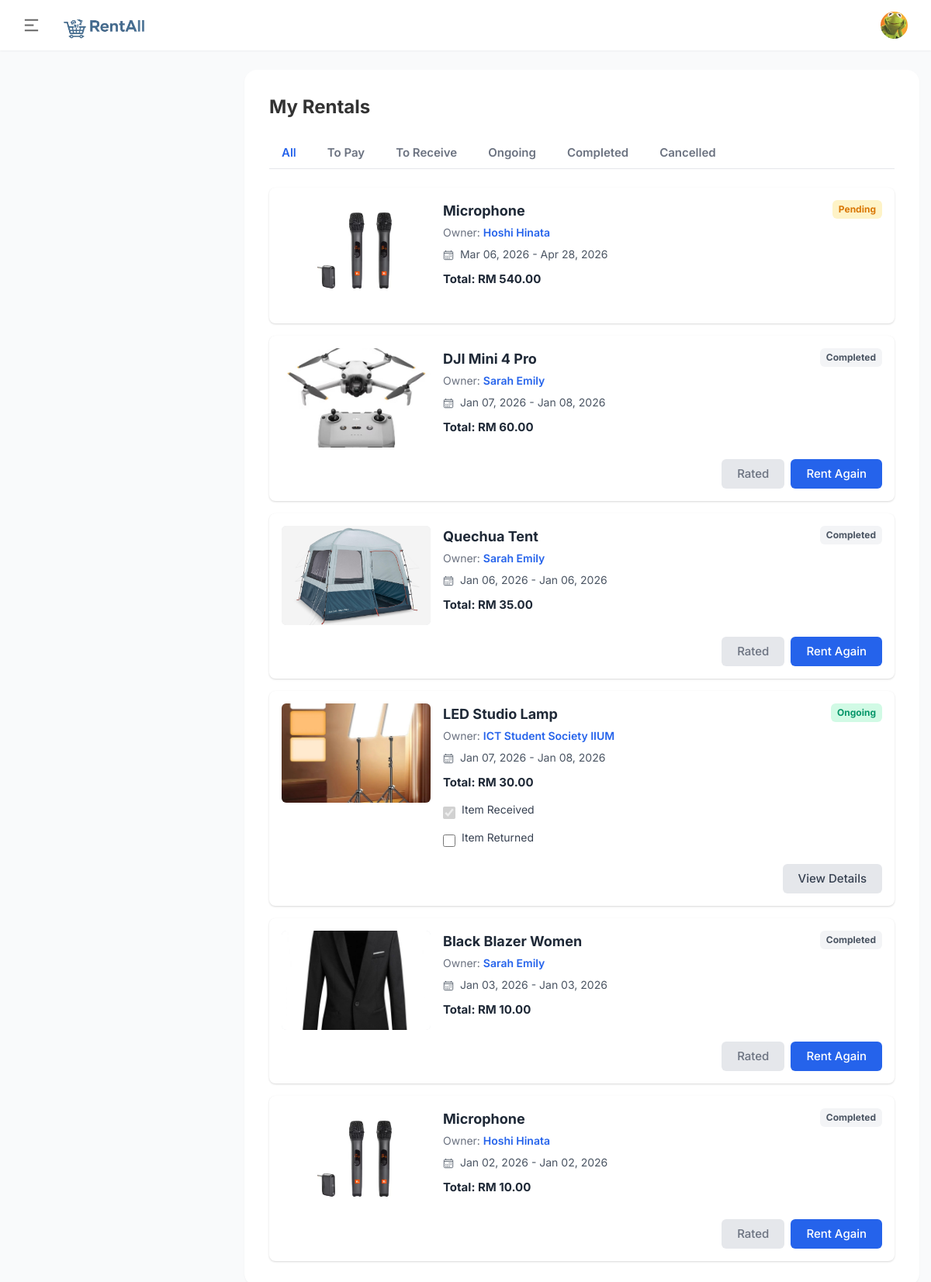
/my-rental/ (signed in), run on the app's committed database.
### userauths/models.py (models this page shows, shortened)
class User(AbstractUser):
    full_name = models.CharField(max_length=200) #charfield tak leh ambik byk words
    username = models.CharField(max_length=50)
    email = models.EmailField(unique=True, validators=[validate_iium_email])
    phone = models.CharField(max_length=200)
    gender = models.CharField(max_length=100, choices=GENDER, default="male")
    otp = models.CharField(max_length=10, null=True, blank=True)
    USERNAME_FIELD = 'email'
    REQUIRED_FIELDS = ['username']

class Profile(models.Model):
    pid = ShortUUIDField(length=7, max_length=25, alphabet='abcdefghijklmnopqrstuvwxyz')
    user = models.OneToOneField(User,on_delete=models.CASCADE) #1 user = 1 profile only, cascade - delete profile auto delete evrything in user
    cover_image = models.ImageField(upload_to=user_directory_path, blank=True, null=True, default="cover.jpg")
    image = models.ImageField(upload_to=user_directory_path, blank=True, null=True, default="default.jpg")
    full_name = models.CharField(max_length=200, null=True, blank=True) #charfield tak leh ambik byk words
    phone = models.CharField(max_length=200, null=True, blank=True)
    gender = models.CharField(max_length=100, choices=GENDER, default="male")
    bio = models.CharField(max_length=200, null=True, blank=True)
    about_me = models.TextField(null=True, blank=True)
    whatsapp = models.CharField(max_length=200, null=True, blank=True)
    instagram = models.CharField(max_length=200, null=True, blank=True)
    verified = models.BooleanField(default=False)
    followers = models.ManyToManyField(User, blank=True, related_name="followers")
    following = models.ManyToManyField(User, blank=True, related_name="following")
    friends = models.ManyToManyField(User, blank=True, related_name="friends")
    blocked = models.ManyToManyField(User, blank=True, related_name="blocked")
    date = models.DateTimeField(auto_now_add=True)
    slug = models.SlugField(unique=True, blank=True, null=True) #must be true so 2 profiles xboleh ada same slug
    def create_user_profile(sender, instance, created, **kwargs):
        if created:
            Profile.objects.create(user=instance)
    def save_user_profile(sender, instance, **Kwargs):
        instance.profile.save()
    post_save.connect(create_user_profile, sender=User)
    post_save.connect(save_user_profile, sender=User)

### core/models.py (models this page shows, shortened)
class RentalRequest(models.Model):
    rr_id = ShortUUIDField(length=7, max_length=25, alphabet='abcdefghijklmnopqrstuvwxyz')
    owner = models.ForeignKey(User, on_delete=models.CASCADE, related_name="owned_rental_requests")
    product = models.ForeignKey(Product, on_delete=models.CASCADE, related_name="rental_requests")
    renter = models.ForeignKey(User, on_delete=models.CASCADE, related_name="rental_requests")
    start_date = models.DateField()
    end_date = models.DateField()
    total_days = models.PositiveIntegerField()
    total_price = models.DecimalField(max_digits=10, decimal_places=2)
    status = models.CharField(max_length=20, choices=RENTAL_STATUS, default="Pending")
    handed_over = models.BooleanField(default=False)
    received = models.BooleanField(default=False)
    returned_confirmed = models.BooleanField(default=False)
    returned = models.BooleanField(default=False)
    paid_at = models.DateTimeField(null=True, blank=True)
    approved_at = models.DateTimeField(null=True, blank=True)
    date = models.DateTimeField(auto_now_add=True)
    class Meta:
        verbose_name_plural = 'Rental Requests'

class Product(models.Model):
    user = models.ForeignKey(User, on_delete=models.CASCADE)
    title = models.CharField(max_length=100)
    image = models.ImageField(upload_to=user_directory_path)
    description = models.TextField(null=True, blank=True)
    daily_rate = models.DecimalField(max_digits=10, decimal_places=2)
    location = models.CharField(max_length=100, null=True, blank=True)
    status = models.CharField(max_length=20, choices=AVAILABILITY, default="available")
    pid = ShortUUIDField(length=7, max_length=25, alphabet='abcdefghijklmnopqrstuvwxyz')
    slug = models.SlugField(unique=True)
    date = models.DateTimeField(auto_now_add=True)

### core/views.py (the view)
# urls.py: path("my-rental/", views.my_rental, name="my-rental"),
@login_required
def my_rental(request):
    _cancel_expired_requests()
    _update_ongoing_rentals()
    _notify_rental_end()
    rental_requests = RentalRequest.objects.filter(renter=request.user).order_by("-date")
    context = {
        "rental_requests": rental_requests
    }
    return render(request, "core/my-rental.html", context)

### templates/core/my-rental.html (shortened to what this page needs)
{% extends 'partials/base.html' %}
{% load static %}
{% block content %}
<div class="main_content">
    <div class="mcontainer">
        <div class="bg-white rounded-2xl shadow-sm md:p-8 p-4">
            <h1 class="text-2xl font-bold mb-6">My Rentals</h1>
            <div class="flex space-x-2 mb-6 border-b overflow-x-auto">
                <button class="px-4 py-2 font-semibold text-blue-600 border-b-2 border-blue-600 focus:outline-none tab-btn whitespace-nowrap" onclick="filterRentals('all', this)">All</button>
                <button class="px-4 py-2 font-semibold text-gray-500 hover:text-blue-600 focus:outline-none tab-btn whitespace-nowrap" onclick="filterRentals('approved', this)">To Pay</button>
                <button class="px-4 py-2 font-semibold text-gray-500 hover:text-blue-600 focus:outline-none tab-btn whitespace-nowrap" onclick="filterRentals('paid', this)">To Receive</button>
                <button class="px-4 py-2 font-semibold text-gray-500 hover:text-blue-600 focus:outline-none tab-btn whitespace-nowrap" onclick="filterRentals('ongoing', this)">Ongoing</button>
                <button class="px-4 py-2 font-semibold text-gray-500 hover:text-blue-600 focus:outline-none tab-btn whitespace-nowrap" onclick="filterRentals('completed', this)">Completed</button>
                <button class="px-4 py-2 font-semibold text-gray-500 hover:text-blue-600 focus:outline-none tab-btn whitespace-nowrap" onclick="filterRentals('cancelled', this)">Cancelled</button>
            </div>
            <div class="space-y-4">
                {% for req in rental_requests %}
                <div class="card p-4 rental-card" data-status="{{ req.status|lower }}">
                    <div class="flex flex-col md:flex-row md:space-x-4">
                        <div class="w-full md:w-48 h-32 flex-shrink-0 bg-gray-200 rounded-md overflow-hidden mb-4 md:mb-0">
                            <img src="{{ req.product.image.url }}" class="w-full h-full object-cover" alt="{{ req.product.title }}">
                        </div>
                        <div class="flex-1 flex flex-col justify-between">
                            <div>
                                <div class="flex justify-between items-start">
                                    <h3 class="text-lg font-bold text-gray-800">
                                        <a href="{% url 'core:item-detail' req.product.slug %}" class="hover:underline">{{ req.product.title }}</a>
                                    </h3>
                                    {% if req.status == 'Pending' %}
                                        <span class="bg-yellow-100 text-yellow-600 px-2 py-1 rounded-md text-xs font-bold">Pending</span>
                                    {% elif req.status == 'Approved' %}
                                        <span class="bg-blue-100 text-blue-600 px-2 py-1 rounded-md text-xs font-bold">Approved</span>
                                    {% elif req.status == 'Declined' %}
                                        <span class="bg-red-100 text-red-600 px-2 py-1 rounded-md text-xs font-bold">Declined</span>
                                    {% elif req.status == 'Paid' %}
                                        <span class="bg-purple-100 text-purple-600 px-2 py-1 rounded-md text-xs font-bold">Paid</span>
                                    {% elif req.status == 'Ongoing' %}
                                        <span class="bg-green-100 text-green-600 px-2 py-1 rounded-md text-xs font-bold">Ongoing</span>
                                    {% elif req.status == 'Completed' %}
                                        <span class="bg-gray-100 text-gray-600 px-2 py-1 rounded-md text-xs font-bold">Completed</span>
                                    {% elif req.status == 'Cancelled' %}
                                        <span class="bg-red-100 text-red-600 px-2 py-1 rounded-md text-xs font-bold">Cancelled</span>
                                    {% endif %}
                                </div>
                                <p class="text-sm text-gray-500 mt-1">Owner: <a href="{% url 'userauths:profile' req.owner.username %}" class="font-semibold text-blue-600">{{ req.owner.profile.full_name }}</a></p>
                                <p class="text-sm text-gray-600 mt-2">
                                    <ion-icon name="calendar-outline" class="align-middle mr-1"></ion-icon>
                                    {{ req.start_date|date:"M d, Y" }} - {{ req.end_date|date:"M d, Y" }}
                                </p>
                                <p class="text-md font-bold text-gray-800 mt-2">Total: RM {{ req.total_price|floatformat:2 }}</p>
                            </div>
                            <div class="mt-3 space-y-2">
                                {% if req.status == 'Paid' or req.status == 'Ongoing' %}
                                <div class="flex items-center">
                                    <input type="checkbox" id="received-check-{{ req.rr_id }}" class="h-4 w-4 rounded border-gray-300 text-blue-600 focus:ring-blue-500 received-checkbox"
                                        data-request-id="{{ req.rr_id }}"
                                        {% if req.received %}checked disabled{% endif %}
                                        {% if not req.handed_over %}disabled{% endif %}>
                                    <label for="received-check-{{ req.rr_id }}" class="ml-2 text-sm text-gray-700">Item Received</label>
                                </div>
                                {% endif %}
                                {% if req.status == 'Ongoing' %}
                                <div class="flex items-center">
                                    <input type="checkbox" id="returned-check-{{ req.rr_id }}" class="h-4 w-4 rounded border-gray-300 text-blue-600 focus:ring-blue-500 returned-confirmed-checkbox"
                                        data-request-id="{{ req.rr_id }}"
                                        {% if req.returned_confirmed %}checked disabled{% endif %}>
                                    <label for="returned-check-{{ req.rr_id }}" class="ml-2 text-sm text-gray-700">Item Returned</label>
                                </div>
                                {% endif %}
                            </div>
                            <div class="mt-4 flex justify-end">
                                {% if req.status == 'Approved' %}
                                    <a href="{% url 'core:invoice' req.rr_id %}" class="button bg-blue-600 text-white px-4 py-1.5 rounded-md text-sm" style="background-color: #2563eb !important;">View Invoice</a>
                                {% elif req.status == 'Paid' %}
                                    <a href="{% url 'core:invoice' req.rr_id %}" class="button bg-green-600 text-white px-4 py-1.5 rounded-md text-sm" style="background-color: #059669 !important;">View Invoice</a>
                                {% elif req.status == 'Ongoing' %}
                                    <a href="#view-details-modal-{{ req.rr_id }}" uk-toggle class="button bg-gray-200 text-gray-700 px-4 py-1.5 rounded-md text-sm" style="background-color: #e5e7eb !important; color: #374151 !important;">View Details</a>
                                {% elif req.status == 'Completed' %}
                                    <div class="flex space-x-2">
                                        {% if not req.review %}
                                        <a href="#rate-item-offcanvas-{{ req.rr_id }}" uk-toggle class="button bg-yellow-500 text-white px-4 py-1.5 rounded-md text-sm" style="background-color: #f59e0b !important;">Rate Item</a>
                                        {% else %}
                                        <button class="button bg-gray-200 text-gray-500 px-4 py-1.5 rounded-md text-sm cursor-not-allowed" disabled style="background-color: #e5e7eb !important; color: #6b7280 !important;">Rated</button>
                                        {% endif %}
                                        <a href="{% url 'core:item-detail' req.product.slug %}" class="button bg-blue-600 text-white px-4 py-1.5 rounded-md text-sm" style="background-color: #2563eb !important;">Rent Again</a>
                                    </div>
                                {% elif req.status == 'Cancelled' %}
                                    <a href="#view-details-modal-{{ req.rr_id }}" uk-toggle class="button bg-gray-200 text-gray-700 px-4 py-1.5 rounded-md text-sm" style="background-color: #e5e7eb !important; color: #374151 !important;">View Details</a>
                                {% endif %}
                            </div>
                        </div>
                    </div>
                </div>
                {% endfor %}
            </div>
        </div>
    </div>
</div>
{% endblock %}

### templates/partials/base.html (shortened to what this page needs)
{% load static %}
<!DOCTYPE html>
<html lang="en">
<head>
    <link rel="stylesheet" href="{% static 'assets/css/icons.css' %}">
    <link rel="stylesheet" href="https://cdnjs.cloudflare.com/ajax/libs/font-awesome/7.0.1/css/all.min.css">
    <link rel="stylesheet" href="{% static 'assets/css/uikit.css' %}">
    <link rel="stylesheet" href="{% static 'assets/css/style.css' %}">
    <link href="https://unpkg.com/tailwindcss@^2/dist/tailwind.min.css" rel="stylesheet">
    <link rel="stylesheet" type="text/css" href="https://cdn.jsdelivr.net/npm/daterangepicker/daterangepicker.css" />
</head>
<body>
        <header>
            <div class="header_wrap">
                <div class="header_inner mcontainer">
                    <div class="left_side">
                        <span class="slide_menu" uk-toggle="target: #wrapper ; cls: is-collapse is-active">
                            <svg xmlns="http://www.w3.org/2000/svg" viewBox="0 0 24 24" width="24" height="24"><path d="M3 4h18v2H3V4zm0 7h12v2H3v-2zm0 7h18v2H3v-2z" fill="currentColor"></path></svg>
                        </span>
                        <div id="logo">
                            <a href="{% url 'core:feed' %}">
                                <img src="{% static 'assets/images/logo.png' %}?v=2" style="height: 130px; width: auto; max-height: none;" alt="">
                            </a>
                        </div>
                    </div>
                    <div class="right_side">
                        <div class="header_widgets">
                            <a href="#">
                                <img src="{{request.user.profile.image.url}}" class="is_avatar" alt="">
                            </a>
                        </div>
                    </div>
                </div>
            </div>
        </header>
        {% block content %}
        {% endblock content %}
</body>
</html>

### data on the page
User: user.profile.image (picture)
RentalRequest: product.image (picture), product "Microphone", status "Pending", owner.profile.full_name "Hoshi Hinata", start_date "Mar 06, 2026", end_date "Apr 28, 2026", total_price "540.00"
RentalRequest: product.image (picture), product "DJI Mini 4 Pro", status "Completed", owner.profile.full_name "Sarah Emily", start_date "Jan 07, 2026", end_date "Jan 08, 2026", total_price "60.00"
RentalRequest: product.image (picture), product "Quechua Tent", status "Completed", owner.profile.full_name "Sarah Emily", start_date "Jan 06, 2026", end_date "Jan 06, 2026", total_price "35.00"
RentalRequest: product.image (picture), product "LED Studio Lamp", status "Ongoing", owner.profile.full_name "ICT Student Society IIUM", start_date "Jan 07, 2026", end_date "Jan 08, 2026", total_price "30.00", handed_over "☑"
RentalRequest: product.image (picture), product "Black Blazer Women", status "Completed", owner.profile.full_name "Sarah Emily", start_date "Jan 03, 2026", end_date "Jan 03, 2026", total_price "10.00"
RentalRequest: product.image (picture), product "Microphone", status "Completed", owner.profile.full_name "Hoshi Hinata", start_date "Jan 02, 2026", end_date "Jan 02, 2026", total_price "10.00"
